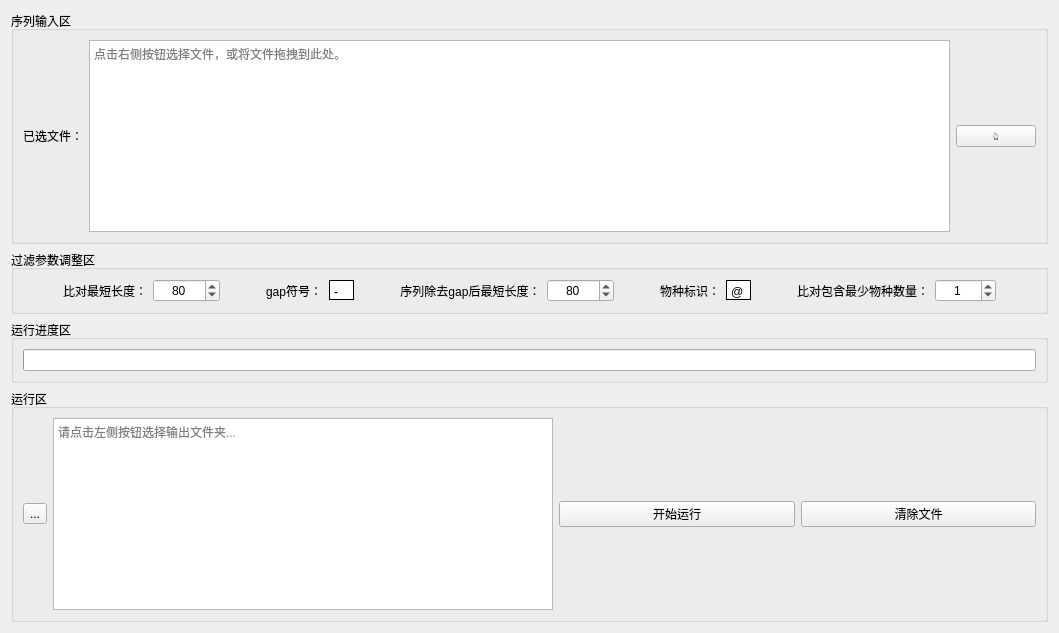
         <widget class="QWidget" name="tab_6">
          <attribute name="title">
           <string>序列过滤</string>
          </attribute>
          <layout class="QVBoxLayout" name="verticalLayout_34">
           <item>
            <widget class="QGroupBox" name="groupBox_16">
             <property name="title">
              <string>序列输入区</string>
             </property>
             <layout class="QHBoxLayout" name="horizontalLayout_14">
              <item>
               <widget class="QLabel" name="label_27">
                <property name="text">
                 <string>已选文件：</string>
                </property>
               </widget>
              </item>
              <item>
               <widget class="QTextBrowser" name="sel_ali_3">
                <property name="verticalScrollBarPolicy">
                 <enum>Qt::ScrollBarAlwaysOff</enum>
                </property>
                <property name="placeholderText">
                 <string>点击右侧按钮选择文件，或将文件拖拽到此处。</string>
                </property>
               </widget>
              </item>
              <item>
               <widget class="QPushButton" name="sel_ali_bro_5">
                <property name="text">
                 <string>👆</string>
                </property>
               </widget>
              </item>
             </layout>
            </widget>
           </item>
           <item>
            <widget class="QGroupBox" name="groupBox_15">
             <property name="title">
              <string>过滤参数调整区</string>
             </property>
             <layout class="QHBoxLayout" name="horizontalLayout_13">
              <item>
               <spacer name="horizontalSpacer">
                <property name="orientation">
                 <enum>Qt::Horizontal</enum>
                </property>
                <property name="sizeHint" stdset="0">
                 <size>
                  <width>40</width>
                  <height>20</height>
                 </size>
                </property>
               </spacer>
              </item>
              <item>
               <layout class="QHBoxLayout" name="horizontalLayout_10">
                <item>
                 <widget class="QLabel" name="label_18">
                  <property name="text">
                   <string>比对最短长度：</string>
                  </property>
                  <property name="alignment">
                   <set>Qt::AlignCenter</set>
                  </property>
                 </widget>
                </item>
                <item>
                 <widget class="QSpinBox" name="min_len_ali">
                  <property name="alignment">
                   <set>Qt::AlignCenter</set>
                  </property>
                  <property name="maximum">
                   <number>999999</number>
                  </property>
                  <property name="value">
                   <number>80</number>
                  </property>
                 </widget>
                </item>
               </layout>
              </item>
              <item>
               <spacer name="horizontalSpacer_5">
                <property name="orientation">
                 <enum>Qt::Horizontal</enum>
                </property>
                <property name="sizeHint" stdset="0">
                 <size>
                  <width>40</width>
                  <height>20</height>
                 </size>
                </property>
               </spacer>
              </item>
              <item>
               <layout class="QHBoxLayout" name="horizontalLayout_18">
                <item>
                 <widget class="QLabel" name="label_21">
                  <property name="text">
                   <string>gap符号：</string>
                  </property>
                 </widget>
                </item>
                <item>
                 <widget class="QTextEdit" name="gap_name">
                  <property name="enabled">
                   <bool>true</bool>
                  </property>
                  <property name="maximumSize">
                   <size>
                    <width>25</width>
                    <height>20</height>
                   </size>
                  </property>
                  <property name="mouseTracking">
                   <bool>true</bool>
                  </property>
                  <property name="tabletTracking">
                   <bool>false</bool>
                  </property>
                  <property name="acceptDrops">
                   <bool>true</bool>
                  </property>
                  <property name="frameShape">
                   <enum>QFrame::Box</enum>
                  </property>
                  <property name="frameShadow">
                   <enum>QFrame::Plain</enum>
                  </property>
                  <property name="verticalScrollBarPolicy">
                   <enum>Qt::ScrollBarAlwaysOff</enum>
                  </property>
                  <property name="horizontalScrollBarPolicy">
                   <enum>Qt::ScrollBarAlwaysOff</enum>
                  </property>
                  <property name="sizeAdjustPolicy">
                   <enum>QAbstractScrollArea::AdjustIgnored</enum>
                  </property>
                  <property name="tabChangesFocus">
                   <bool>false</bool>
                  </property>
                  <property name="markdown">
                   <string>-

</string>
                  </property>
                  <property name="html">
                   <string>&lt;!DOCTYPE HTML PUBLIC &quot;-//W3C//DTD HTML 4.0//EN&quot; &quot;http://www.w3.org/TR/REC-html40/strict.dtd&quot;&gt;
&lt;html&gt;&lt;head&gt;&lt;meta name=&quot;qrichtext&quot; content=&quot;1&quot; /&gt;&lt;style type=&quot;text/css&quot;&gt;
p, li { white-space: pre-wrap; }
&lt;/style&gt;&lt;/head&gt;&lt;body style=&quot; font-family:'SimSun'; font-size:9pt; font-weight:400; font-style:normal;&quot;&gt;
&lt;p style=&quot; margin-top:6px; margin-bottom:6px; margin-left:0px; margin-right:0px; -qt-block-indent:0; text-indent:0px;&quot;&gt;-&lt;/p&gt;&lt;/body&gt;&lt;/html&gt;</string>
                  </property>
                 </widget>
                </item>
               </layout>
              </item>
              <item>
               <spacer name="horizontalSpacer_2">
                <property name="orientation">
                 <enum>Qt::Horizontal</enum>
                </property>
                <property name="sizeHint" stdset="0">
                 <size>
                  <width>40</width>
                  <height>20</height>
                 </size>
                </property>
               </spacer>
              </item>
              <item>
               <layout class="QHBoxLayout" name="horizontalLayout_11">
                <item>
                 <widget class="QLabel" name="label_19">
                  <property name="text">
                   <string>序列除去gap后最短长度：</string>
                  </property>
                  <property name="alignment">
                   <set>Qt::AlignCenter</set>
                  </property>
                 </widget>
                </item>
                <item>
                 <widget class="QSpinBox" name="min_len_seq">
                  <property name="alignment">
                   <set>Qt::AlignCenter</set>
                  </property>
                  <property name="maximum">
                   <number>999999</number>
                  </property>
                  <property name="value">
                   <number>80</number>
                  </property>
                 </widget>
                </item>
               </layout>
              </item>
              <item>
               <spacer name="horizontalSpacer_3">
                <property name="orientation">
                 <enum>Qt::Horizontal</enum>
                </property>
                <property name="sizeHint" stdset="0">
                 <size>
                  <width>40</width>
                  <height>20</height>
                 </size>
                </property>
               </spacer>
              </item>
              <item>
               <layout class="QHBoxLayout" name="horizontalLayout_19">
                <item>
                 <widget class="QLabel" name="label_22">
                  <property name="text">
                   <string>物种标识：</string>
                  </property>
                 </widget>
                </item>
                <item>
                 <widget class="QTextEdit" name="spe_sym_2">
                  <property name="enabled">
                   <bool>true</bool>
                  </property>
                  <property name="maximumSize">
                   <size>
                    <width>25</width>
                    <height>20</height>
                   </size>
                  </property>
                  <property name="mouseTracking">
                   <bool>true</bool>
                  </property>
                  <property name="tabletTracking">
                   <bool>false</bool>
                  </property>
                  <property name="acceptDrops">
                   <bool>true</bool>
                  </property>
                  <property name="frameShape">
                   <enum>QFrame::Box</enum>
                  </property>
                  <property name="frameShadow">
                   <enum>QFrame::Plain</enum>
                  </property>
                  <property name="verticalScrollBarPolicy">
                   <enum>Qt::ScrollBarAlwaysOff</enum>
                  </property>
                  <property name="horizontalScrollBarPolicy">
                   <enum>Qt::ScrollBarAlwaysOff</enum>
                  </property>
                  <property name="sizeAdjustPolicy">
                   <enum>QAbstractScrollArea::AdjustIgnored</enum>
                  </property>
                  <property name="tabChangesFocus">
                   <bool>false</bool>
                  </property>
                  <property name="markdown">
                   <string>@

</string>
                  </property>
                  <property name="html">
                   <string>&lt;!DOCTYPE HTML PUBLIC &quot;-//W3C//DTD HTML 4.0//EN&quot; &quot;http://www.w3.org/TR/REC-html40/strict.dtd&quot;&gt;
&lt;html&gt;&lt;head&gt;&lt;meta name=&quot;qrichtext&quot; content=&quot;1&quot; /&gt;&lt;style type=&quot;text/css&quot;&gt;
p, li { white-space: pre-wrap; }
&lt;/style&gt;&lt;/head&gt;&lt;body style=&quot; font-family:'SimSun'; font-size:9pt; font-weight:400; font-style:normal;&quot;&gt;
&lt;p style=&quot; margin-top:6px; margin-bottom:6px; margin-left:0px; margin-right:0px; -qt-block-indent:0; text-indent:0px;&quot;&gt;@&lt;/p&gt;&lt;/body&gt;&lt;/html&gt;</string>
                  </property>
                 </widget>
                </item>
               </layout>
              </item>
              <item>
               <spacer name="horizontalSpacer_6">
                <property name="orientation">
                 <enum>Qt::Horizontal</enum>
                </property>
                <property name="sizeHint" stdset="0">
                 <size>
                  <width>40</width>
                  <height>20</height>
                 </size>
                </property>
               </spacer>
              </item>
              <item>
               <layout class="QHBoxLayout" name="horizontalLayout_12">
                <item>
                 <widget class="QLabel" name="label_20">
                  <property name="text">
                   <string>比对包含最少物种数量：</string>
                  </property>
                  <property name="alignment">
                   <set>Qt::AlignCenter</set>
                  </property>
                 </widget>
                </item>
                <item>
                 <widget class="QSpinBox" name="min_spe_num">
                  <property name="alignment">
                   <set>Qt::AlignCenter</set>
                  </property>
                  <property name="maximum">
                   <number>99999</number>
                  </property>
                  <property name="value">
                   <number>1</number>
                  </property>
                 </widget>
                </item>
               </layout>
              </item>
              <item>
               <spacer name="horizontalSpacer_4">
                <property name="orientation">
                 <enum>Qt::Horizontal</enum>
                </property>
                <property name="sizeHint" stdset="0">
                 <size>
                  <width>40</width>
                  <height>20</height>
                 </size>
                </property>
               </spacer>
              </item>
             </layout>
            </widget>
           </item>
           <item>
            <widget class="QGroupBox" name="groupBox_18">
             <property name="title">
              <string>运行进度区</string>
             </property>
             <layout class="QVBoxLayout" name="verticalLayout_33">
              <item>
               <widget class="QProgressBar" name="filter_progress">
                <property name="value">
                 <number>0</number>
                </property>
                <property name="textVisible">
                 <bool>false</bool>
                </property>
               </widget>
              </item>
             </layout>
            </widget>
           </item>
           <item>
            <widget class="QGroupBox" name="groupBox_19">
             <property name="title">
              <string>运行区</string>
             </property>
             <layout class="QHBoxLayout" name="horizontalLayout_17">
              <item>
               <widget class="QToolButton" name="filter_bu">
                <property name="text">
                 <string>...</string>
                </property>
               </widget>
              </item>
              <item>
               <widget class="QTextBrowser" name="filter_opdir">
                <property name="maximumSize">
                 <size>
                  <width>500</width>
                  <height>16777215</height>
                 </size>
                </property>
                <property name="verticalScrollBarPolicy">
                 <enum>Qt::ScrollBarAlwaysOff</enum>
                </property>
                <property name="horizontalScrollBarPolicy">
                 <enum>Qt::ScrollBarAlwaysOff</enum>
                </property>
                <property name="placeholderText">
                 <string>请点击左侧按钮选择输出文件夹...</string>
                </property>
               </widget>
              </item>
              <item>
               <widget class="QPushButton" name="ptc_running_2">
                <property name="text">
                 <string>开始运行</string>
                </property>
               </widget>
              </item>
              <item>
               <widget class="QPushButton" name="pushButton_3">
                <property name="text">
                 <string>清除文件</string>
                </property>
               </widget>
              </item>
             </layout>
            </widget>
           </item>
          </layout>
         </widget>
